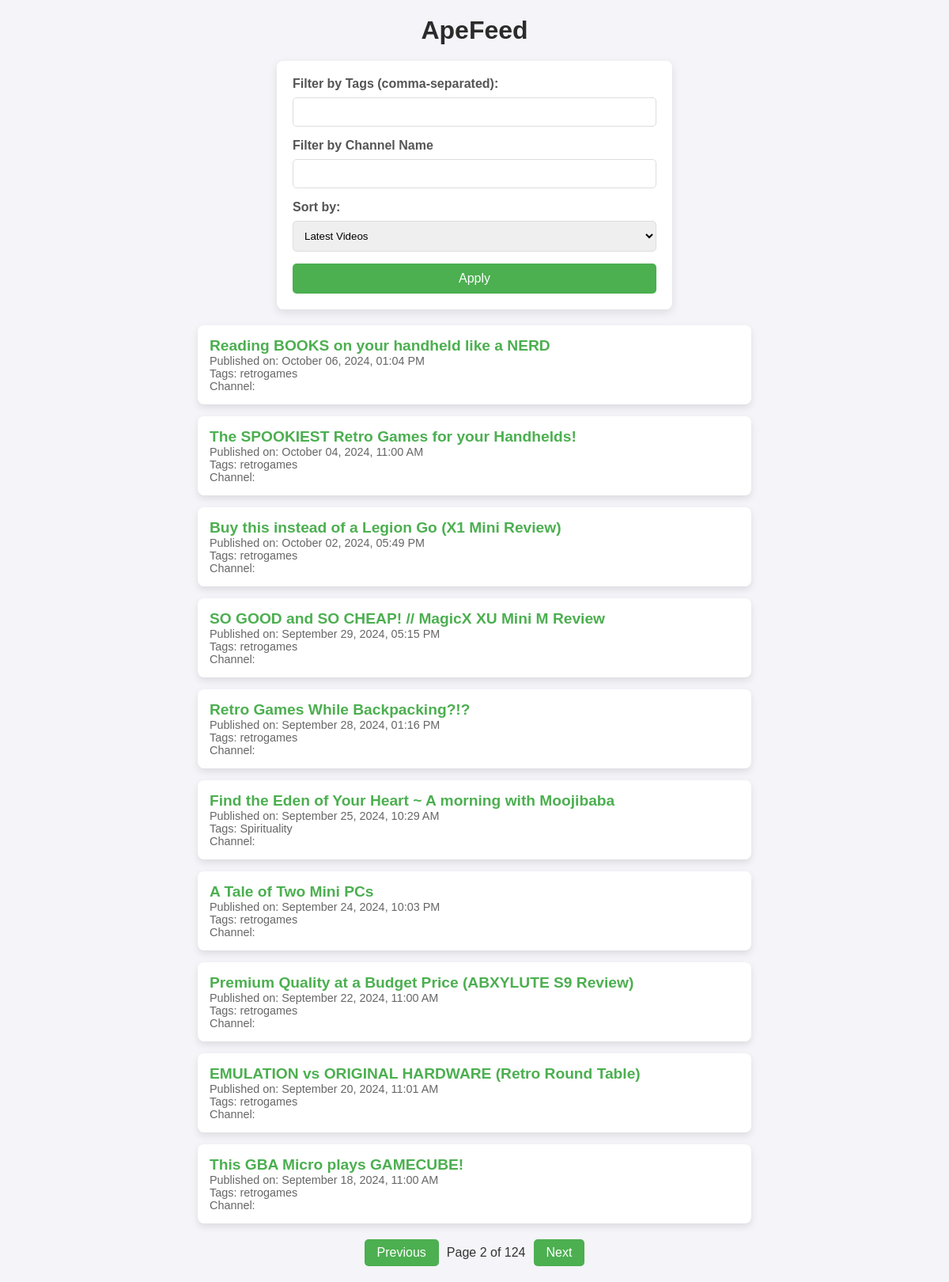
The page /ape-feed?page=2 on the database as committed earlier.
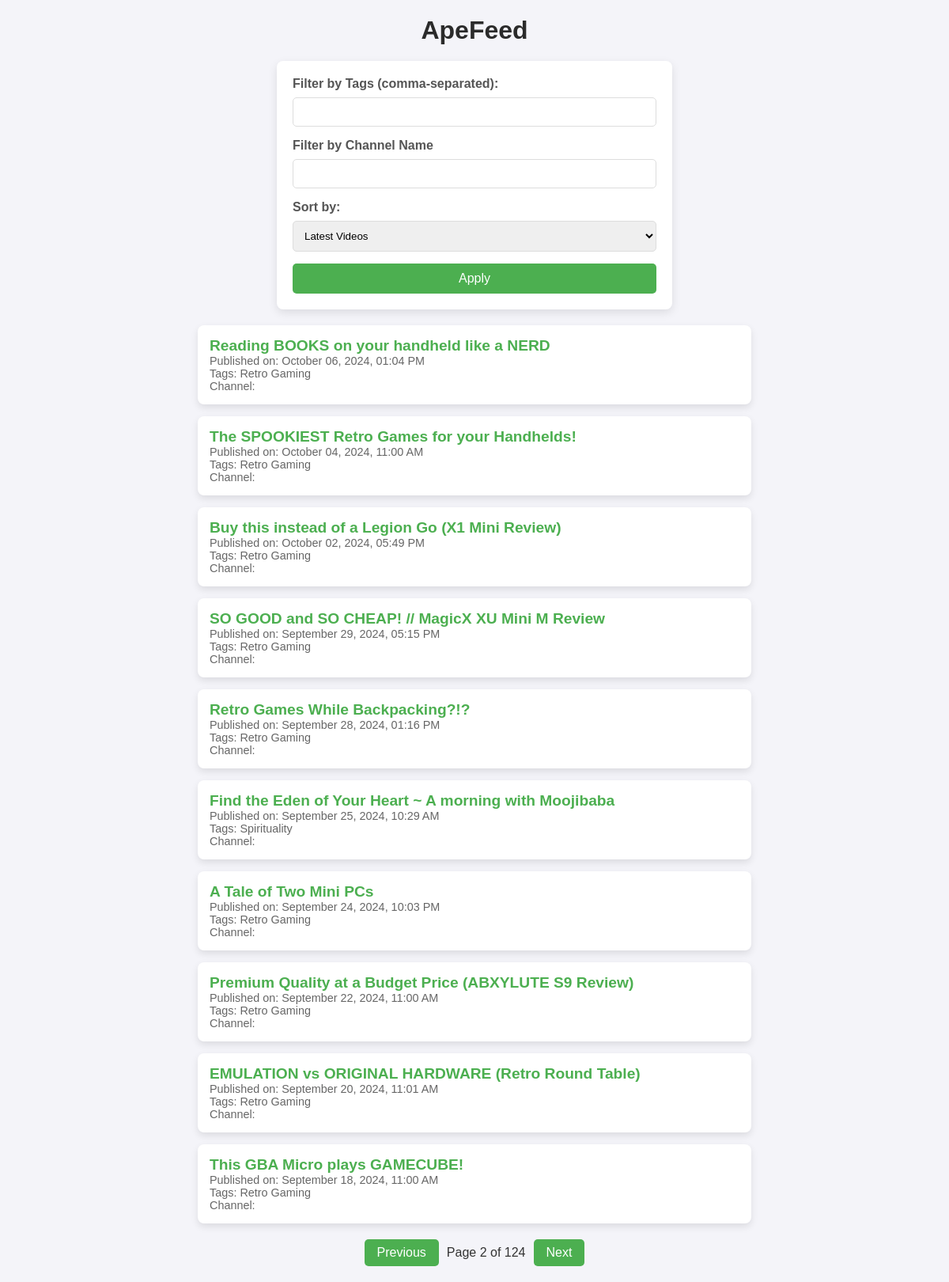
The same page on the database as committed later.
### tables this page shows
CREATE TABLE videos (
        id INTEGER PRIMARY KEY AUTOINCREMENT,
        title TEXT NOT NULL,
        url TEXT UNIQUE NOT NULL,
        publish_date TEXT NOT NULL,
        tags TEXT NOT NULL,
        date_added TIMESTAMP DEFAULT CURRENT_TIMESTAMP
    );

### app.py (the view, shortened to what this page needs)
@app.route('/ape-feed', methods=['GET'])
def ape_feed():
    conn = get_db_connection()
    cursor = conn.cursor()
    page = int(request.args.get('page', 1))
    items_per_page = 10
    offset = (page - 1) * items_per_page
    tags_filter = request.args.getlist('tags')
    channel_filter = request.args.getlist('channel_filter')
    print(channel_filter)
    sort_order = request.args.get('sort') or 'publish_date DESC'
    if tags_filter and tags_filter[0] != '':
        print('tags_filter')
        tags_placeholder = ','.join(['?'] * len(tags_filter))
        query = f'''
            SELECT * FROM videos
            WHERE tags LIKE "%" || ? || "%"
            ORDER BY {sort_order}
            LIMIT ? OFFSET ?
        '''
        videos = cursor.execute(query, tags_filter + [items_per_page, offset]).fetchall()
        total_items_query = f'''
            SELECT * FROM videos
            WHERE tags LIKE "%"
        '''
        total_items_query = cursor.execute(f'SELECT COUNT(*) FROM videos where tags like "%{tags_filter[0]}%"').fetchone()
    else:
        query = f'SELECT * FROM videos ORDER BY {sort_order} LIMIT ? OFFSET ?'
        videos = cursor.execute(query, (items_per_page, offset)).fetchall()
        total_items_query = cursor.execute('SELECT COUNT(*) FROM videos').fetchone()
    total_items = total_items_query[0] if total_items_query else 0
    total_pages = (total_items + items_per_page - 1) // items_per_page  # Round up
    conn.close()
    return render_template('ape_feed.html', videos=videos, page=page, total_pages=total_pages, random_sort=False, sort_order=sort_order)

### app.py (called while the page is built)
def get_db_connection():
    conn = sqlite3.connect(DATABASE)
    conn.row_factory = sqlite3.Row
    return conn

@app.template_filter('format_datetime')
def format_datetime(value, format="%B %d, %Y, %I:%M %p", target_timezone="UTC"):
    try:
        dt = datetime.strptime(value, "%Y-%m-%d %H:%M:%S%z")
        target_tz = pytz.timezone(target_timezone)
        dt = dt.astimezone(target_tz)
        return dt.strftime(format)
    except ValueError:
        return value  # Return as-is if there's an error

### templates/ape_feed.html (shortened to what this page needs)
<!doctype html>
<html lang="en">
<head>
    <link rel="stylesheet" href="{{ url_for('static', filename='style.css') }}">
</head>
<body>
    <h1>ApeFeed</h1>
    <form method="get" action="{{ url_for('ape_feed') }}">
        <label for="tags">Filter by Tags (comma-separated):</label>
        <input type="text" id="tags" name="tags">
        <label for="channel_filter">Filter by Channel Name</label>
        <input type="text" id="channel_filter" name="channel_filter">
        <label for="sort">Sort by:</label>
        <select id="sort" name="sort">
            <option value="publish_date desc" {% if sort_order == 'publish_date desc' %}selected{% endif %}>Latest Videos</option>
        </select>
        <button type="submit">Apply</button>
    </form>
    <div id="feed">
        {% for video in videos %}
        <div class="feed-item">
            <h2 id="title-{{ video['id'] }}">
                <a href="javascript:void(0);" onclick="toggleEmbed('{{ video['id'] }}', '{{ video['url'] }}')">
                    {{ video['title'] }}
                </a>
            </h2>
            <p>Published on: {{ video['publish_date'] | format_datetime }} </p>
            <p>Tags: {{ video['tags'] }}</p>
            <p>Channel: <a href="{{ video['channel_url'] }}">{{ video['channel_name'] }}</a></p>
        </div>
        {% endfor %}
    </div>
    {% if random_sort %}
        <div class="shuffle-button">
            <form method="get" action="{{ url_for('ape_feed') }}">
                <input type="hidden" name="sort" value="RANDOM()">
                <button type="submit">Shuffle</button>
            </form>
        </div>
    {% else %}
        <div class="pagination">
            {% if page > 1 %}
                <a href="{{ url_for('ape_feed', page=page - 1, tags=request.args.getlist('tags'), sort=request.args.get('sort')) }}" class="pagination-link">Previous</a>
            {% endif %}
            <span>Page {{ page }} of {{ total_pages }}</span>
            {% if page < total_pages %}
                <a href="{{ url_for('ape_feed', page=page + 1, tags=request.args.getlist('tags'), channel_filter=request.args.getlist('channel_filter'), sort=request.args.get('sort')) }}" class="pagination-link">Next</a>
            {% endif %}
        </div>
    {% endif %}
</body>
</html>

Rows that differ between the two databases and show on the page:
changed videos "Reading BOOKS on your handheld like a NERD": tags "retrogames" → "Retro Gaming"
changed videos "The SPOOKIEST Retro Games for your Handhelds!": tags "retrogames" → "Retro Gaming"
changed videos "Buy this instead of a Legion Go (X1 Mini Review)": tags "retrogames" → "Retro Gaming"
changed videos "SO GOOD and SO CHEAP! // MagicX XU Mini M Review": tags "retrogames" → "Retro Gaming"
changed videos "Retro Games While Backpacking?!?": tags "retrogames" → "Retro Gaming"
changed videos "A Tale of Two Mini PCs": tags "retrogames" → "Retro Gaming"
changed videos "Premium Quality at a Budget Price (ABXYLUTE S9 Review)": tags "retrogames" → "Retro Gaming"
changed videos "EMULATION vs ORIGINAL HARDWARE (Retro Round Table)": tags "retrogames" → "Retro Gaming"
changed videos "This GBA Micro plays GAMECUBE!": tags "retrogames" → "Retro Gaming"
